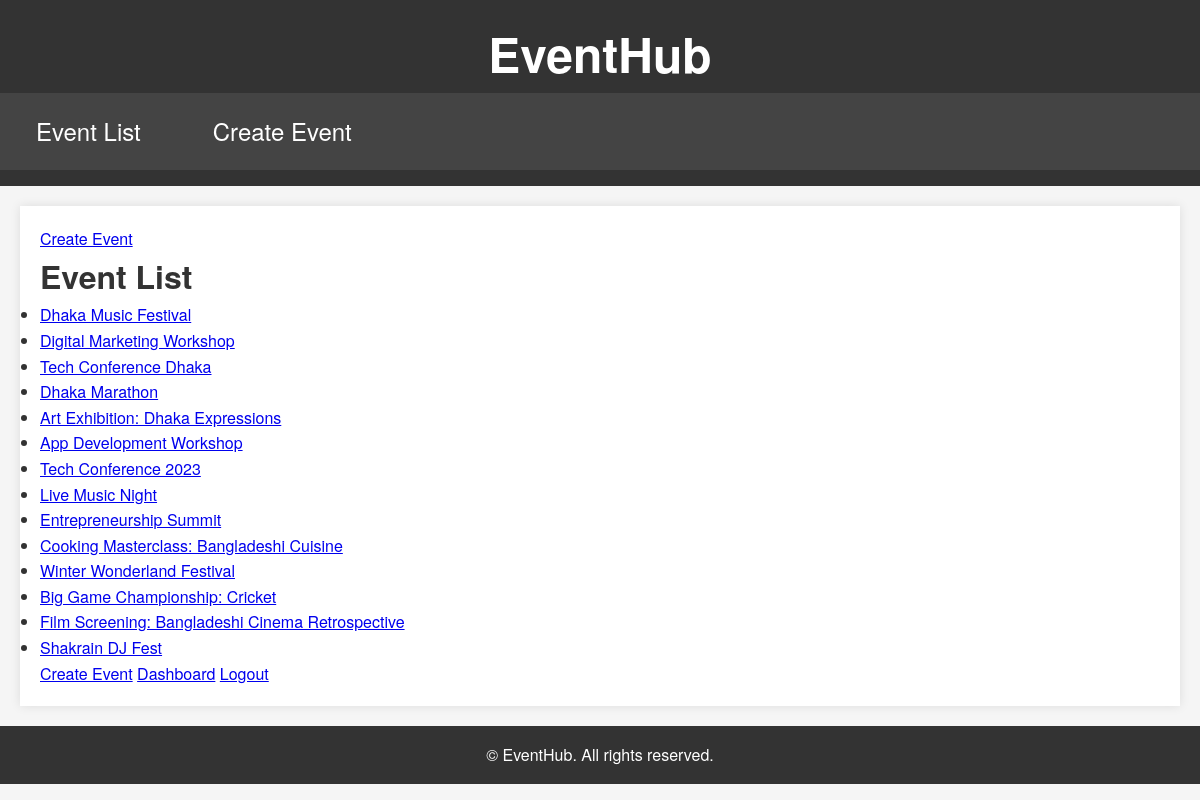
Page /events/ (signed in) on the earlier database version.
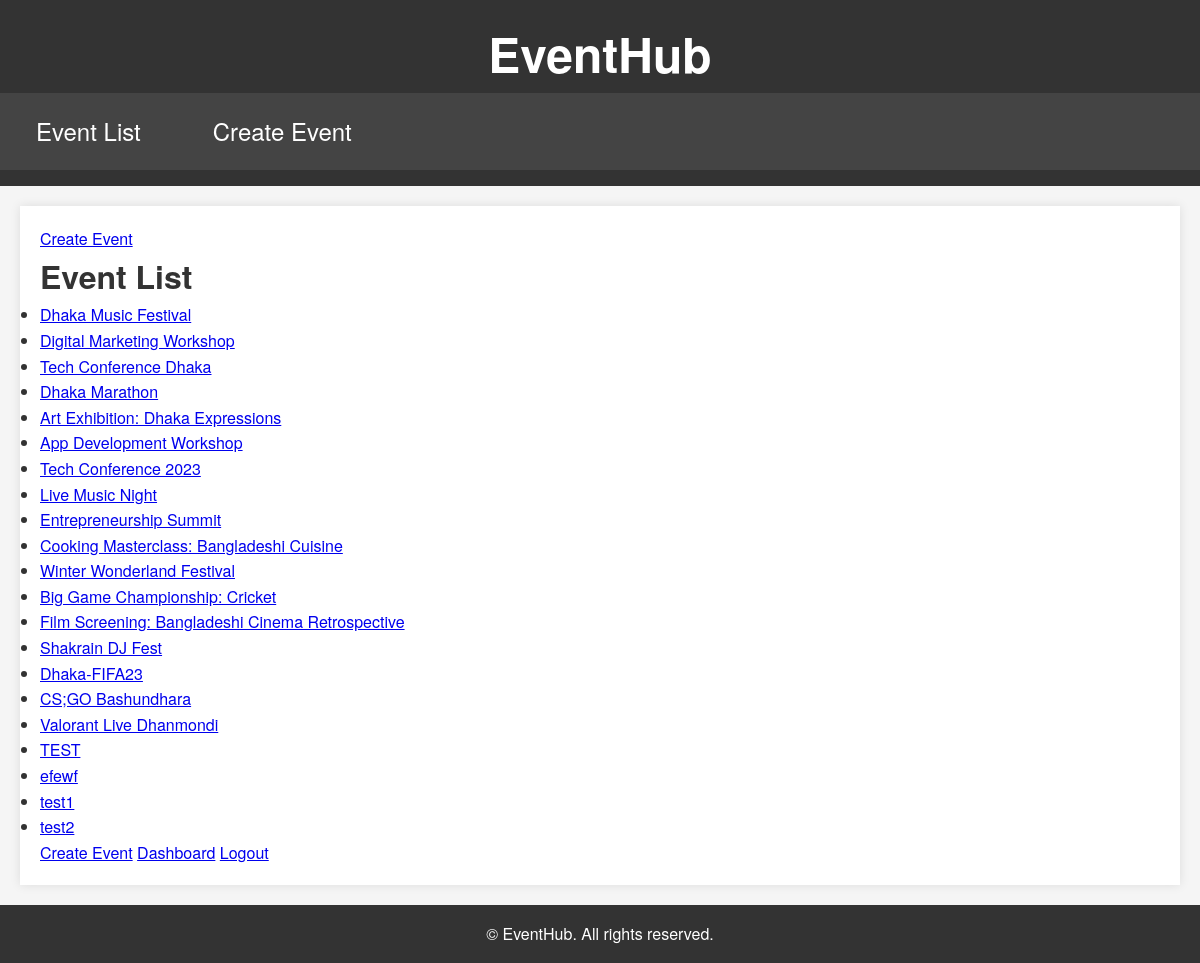
Same page on the later database version.
### EventHubApp/models.py (models this page shows, shortened)
class Event(models.Model):
    title = models.CharField(max_length=200)
    description = models.TextField()
    category = models.ForeignKey(Category, on_delete=models.CASCADE)
    location = models.ForeignKey(Location, on_delete=models.CASCADE)
    date = models.DateTimeField()
    organizer = models.CharField(max_length=100)
    user = models.ForeignKey(User, default=1, on_delete=models.CASCADE)

### EventHubApp/views.py (the view)
# urls.py: path('events/', views.event_list, name='event_list'),
@login_required
def event_list(request):
    events = Event.objects.all()
    return render(request, 'event_list.html', {'events': events})

### templates/event_list.html
{% extends 'base.html' %}
{% load static %}
{% block content %}
    <a href="{% url 'create_event' %}">Create Event</a>
    <h1>Event List</h1>
    <ul>
        {% if events %}
            {% for event in events %}
                <li>
                    <a href="{% url 'event_detail' event.id %}">
                        {{ event.title }}
                    </a>
                </li>
            {% endfor %}
        {% else %}
            <li>No events found</li>
        {% endif %}
    </ul>
    <a href="{% url 'create_event' %}">Create Event</a>
    <a href="{% url 'dashboard' %}">Dashboard</a>
    <a href="{% url 'logout' %}">Logout</a>
{% endblock %}

Differences in the rows shown:
added Event: title "Dhaka-FIFA23"
added Event: title "CS;GO Bashundhara"
added Event: title "Valorant Live Dhanmondi"
added Event: title "TEST"
added Event: title "efewf"
added Event: title "test1"
added Event: title "test2"
